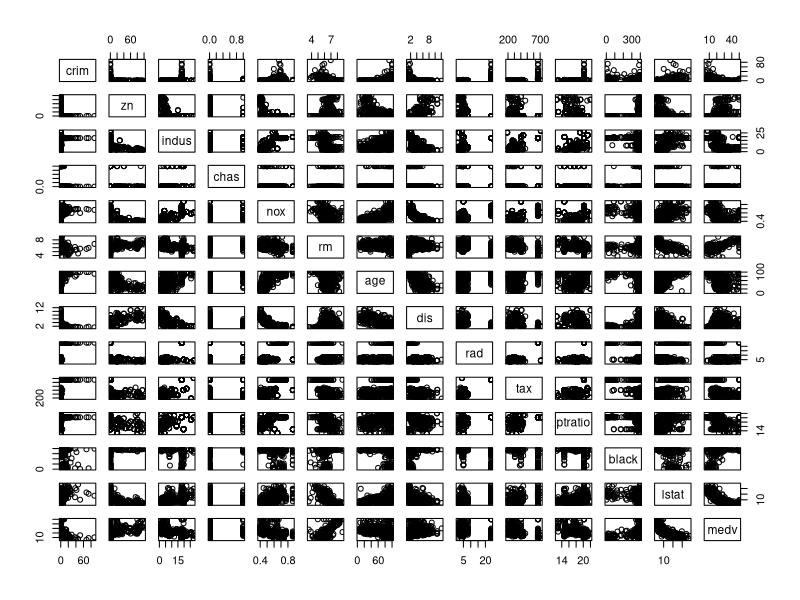
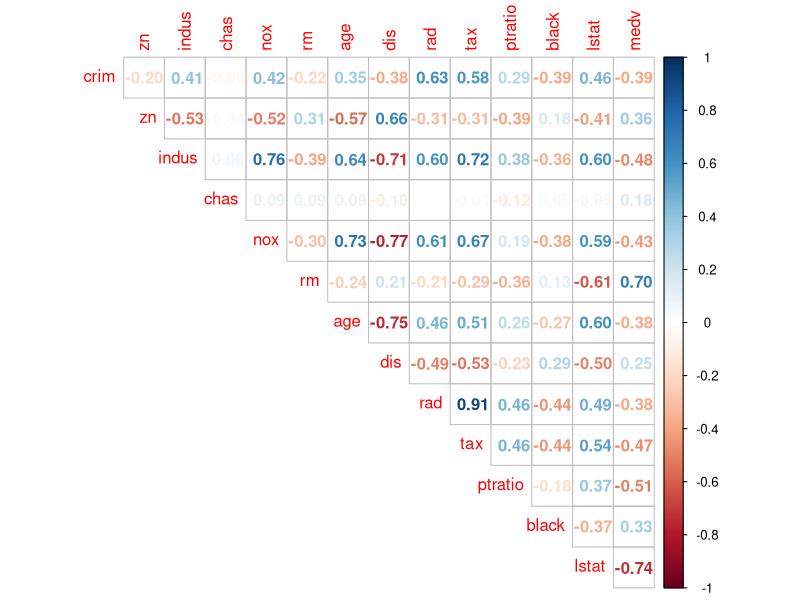
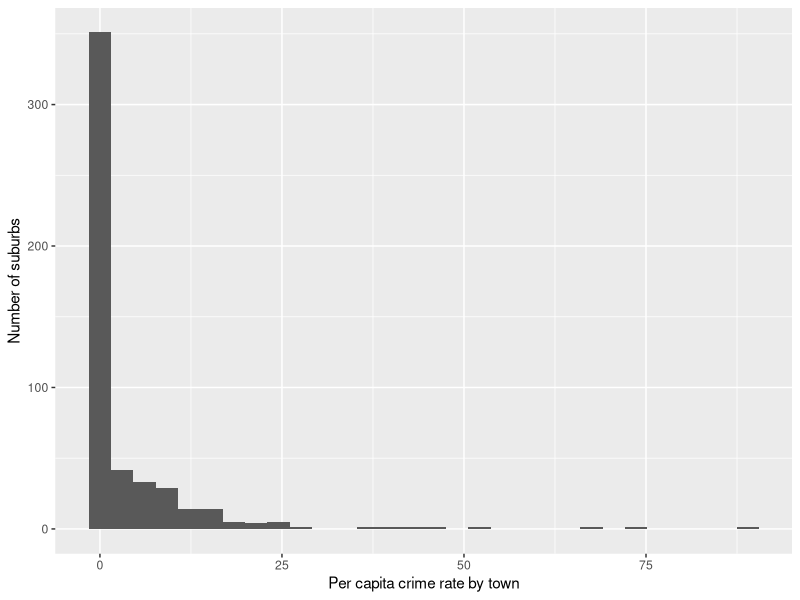
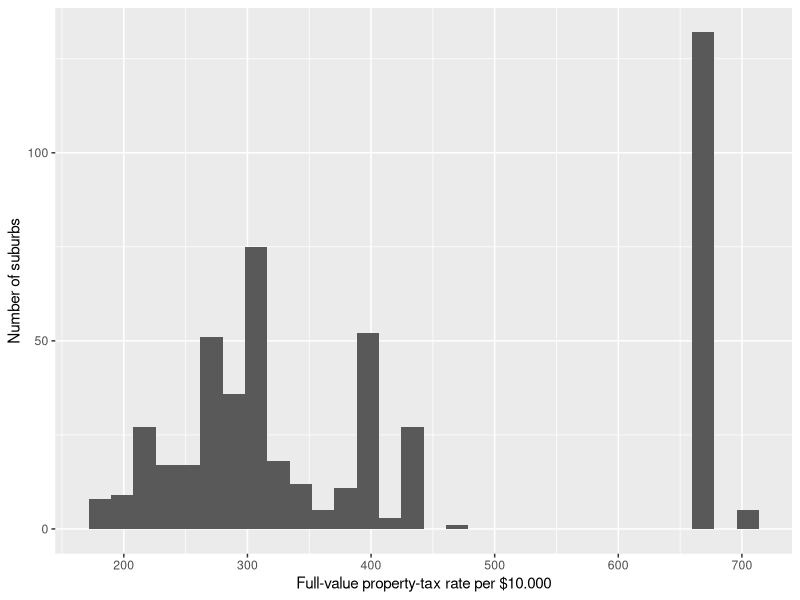
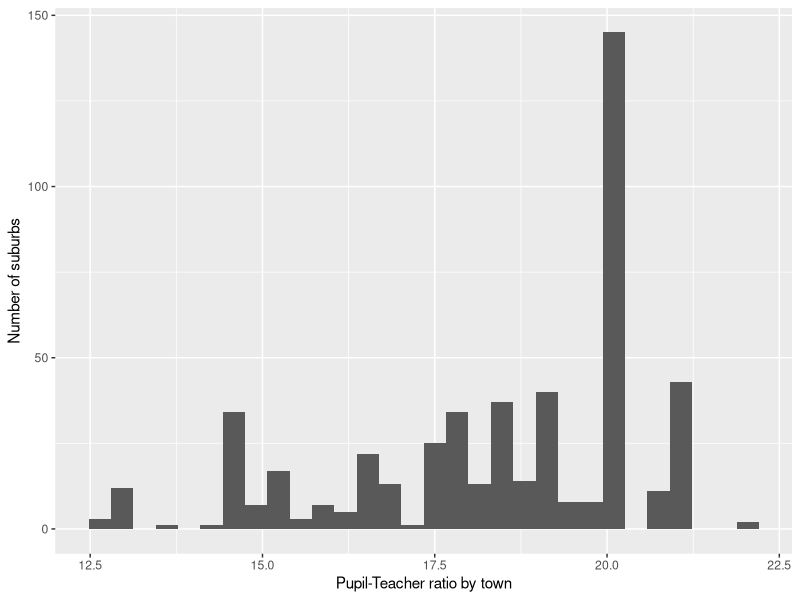

Source code (R) for these figures, in order:
## ---- chunk 1
library(MASS)
knitr::kable(head(Boston))
boston.nrows <- nrow(Boston)
boston.ncols <- ncol(Boston)
## ---- chunk 2
pairs(Boston)
## ---- chunk 3
library(corrplot)
corrplot(cor(Boston), method = "number", type = "upper", diag = FALSE)
## ---- chunk 4
library(ggplot2)

summary(Boston$crim)
qplot(Boston$crim, bins=30, ylab="Number of suburbs", xlab="Per capita crime rate by town")
## ---- chunk 5
crime_5perc <- round(nrow(subset(Boston, crim <= 5)) * 100 / boston.nrows, 2)
## ---- chunk 6
crime_10perc <- round(nrow(subset(Boston, crim > 10)) * 100 / boston.nrows, 2)
## ---- chunk 7
crime_50perc <- round(nrow(subset(Boston, crim > 50)) * 100 / boston.nrows, 2)
## ---- chunk 8
summary(Boston$tax)
qplot(Boston$tax, bins=30, ylab="Number of suburbs", xlab="Full-value property-tax rate per $10.000")
## ---- chunk 9
tax_lt600 <- round(nrow(subset(Boston, tax <= 600)) * 100 / boston.nrows)
## ---- chunk 10
tax_gt600 <- round(nrow(subset(Boston, tax > 600)) * 100 / boston.nrows)
## ---- chunk 11
summary(Boston $ptratio)
qplot(Boston$ptratio, bins=30, ylab="Number of suburbs", xlab="Pupil-Teacher ratio by town")
## ---- chunk 12
suburb_charles <- nrow(subset(Boston, chas == 1)) 
## ---- chunk 13
min_medv <- min(Boston$medv)
selected_homes <- subset(Boston, medv == min_medv)
selected_homes <- selected_homes[order(selected_homes$crim, decreasing=T),]
min_medv <- min_medv * 1000
knitr::kable(selected_homes)
## ---- chunk 14
crime_rate <- Boston[order(Boston$crim, decreasing=T),]
knitr::kable(head(crime_rate, 7))
## ---- chunk 15
knitr::kable(summary(Boston))
## ---- chunk 16
rooms_gt7 <- nrow(subset(Boston, rm > 7))
## ---- chunk 17
rooms_gt8 <- subset(Boston, rm > 8)
## ---- chunk 18
knitr::kable(rooms_gt8)
